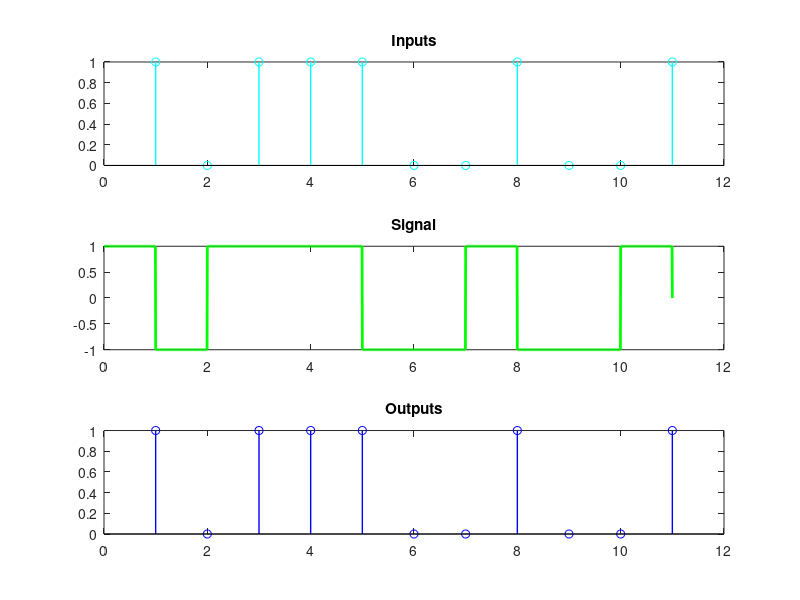

Write the MATLAB code that produced this figure.
input_bits = [1 0 1 1 1 0 0 1 0 0 1];
subplot(311);
stem(input_bits,'c','LineWidth',1);
title('Inputs');

bitrate = 1;
T = length(input_bits)/bitrate;
n = 200;
N = n*length(input_bits);
dt = T/N;
t = 0:dt:T;
signal = zeros(1,length(t));
 
for i = 0:length(input_bits)-1
    if input_bits(i+1) == 1
        signal(i*n+1:(i+1)*n) = 1;
    else
        signal(i*n+1:(i+1)*n) = -1;
    end
end

subplot(312);
plot(t,signal,'g','LineWidth',2);
title('Signal');
  
%demodulation
output_bits = zeros(1,length(input_bits));
for i = 0:length(input_bits)-1
    if signal(i*n+1) == 1
        output_bits(i+1) = 1;
    end        
end 

subplot(313);
stem(output_bits,'b','LineWidth',1);
title('Outputs');  